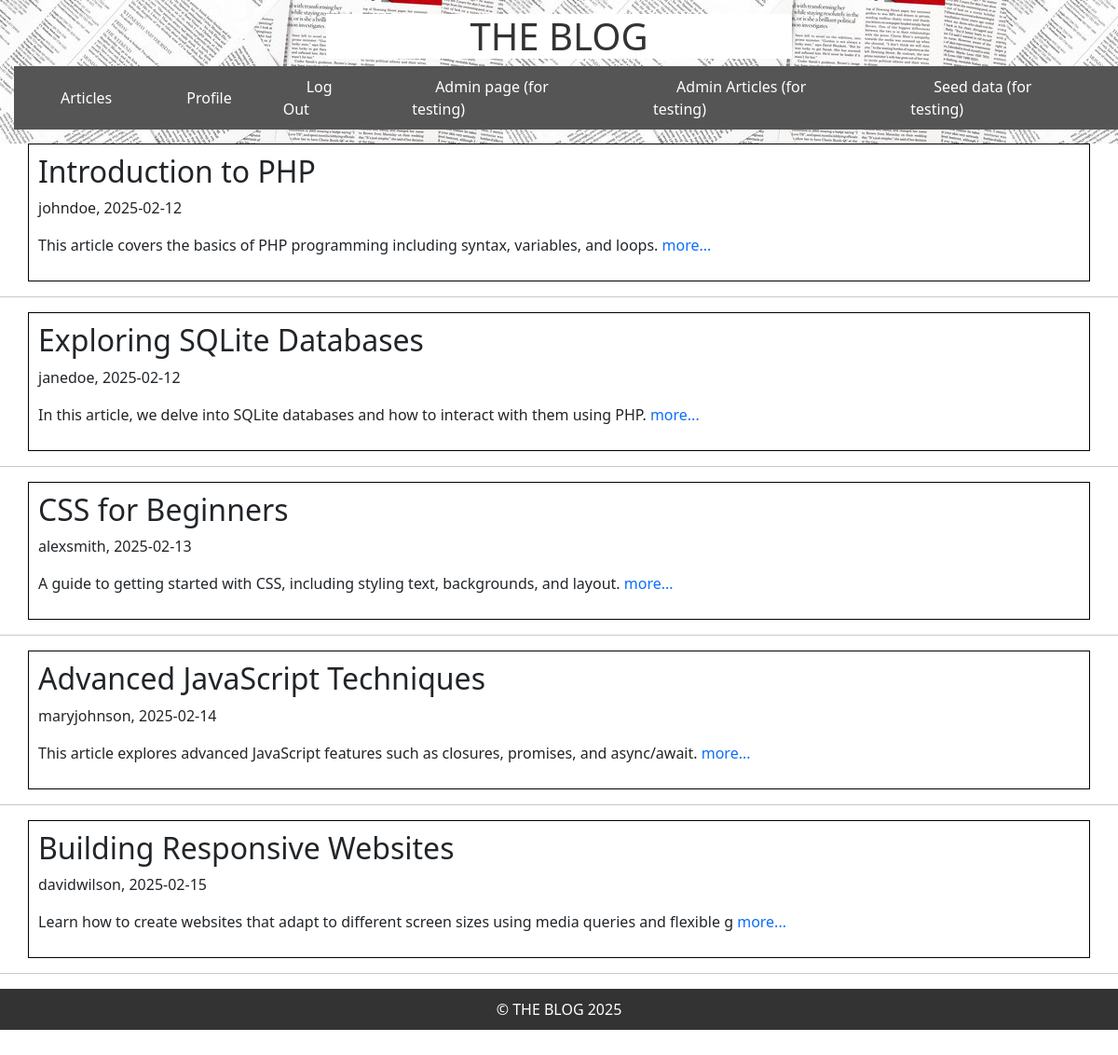
The app's page /admin/articles.php, older data.
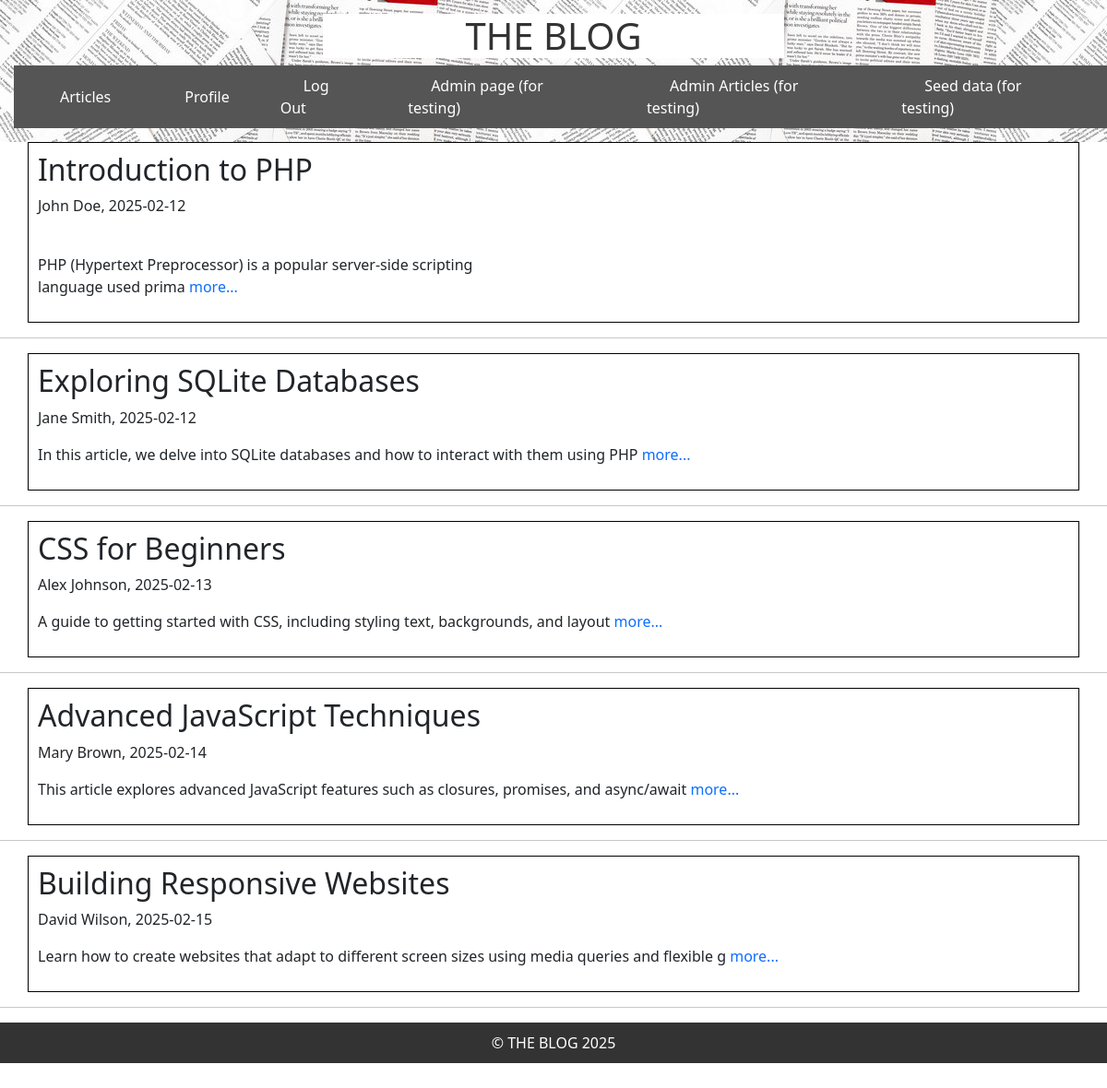
The same page, newer data.
### tables this page shows
CREATE TABLE Article
    (
        ArticleId Integer PRIMARY KEY,
        Title VARCHAR(255) NOT NULL,
        Body Text NOT NULL,
        CreateDate DATE NOT NULL,
        StartDate DATE NOT NULL,
        EndDate DATE NOT NULL,
        ContributorUsername VARCHAR(50) NOT NULL,
        FOREIGN KEY (ContributorUsername) REFERENCES Users(Username)
    );

### admin/articles.php (the view, shortened to what this page needs)
<?php
    include '../templates/header.php';
?>
<?php
$db = new SQLite3('../DB/BlogDB.db');
$query = "SELECT ArticleId, Title, substr(Body, 1, 100) as Excerpt, CreateDate, ContributorUsername FROM Article";
$res = $db->query($query);
if ($res) {
    while ($article = $res->fetchArray(SQLITE3_ASSOC)) {
        echo "<div class='container'>";
        echo "<h2>" . htmlspecialchars($article['Title']) . "</h2>";
        echo "<p>" . htmlspecialchars($article['ContributorUsername']) . ", " . htmlspecialchars($article['CreateDate']) . "</p>";
        echo "<p>" . nl2br(htmlspecialchars($article['Excerpt']));
        echo "<a href='show_article.php?ArticleId={$article['ArticleId']}'> more...</a></p>";
        echo "</div><hr>";
    }
} else {
    echo "<p>No articles found.</p>";
}
?>
<?php
    include '../templates/footer.php';
?>

### templates/header.php (shortened to what this page needs)
<head>
    <link rel="stylesheet" href="../styles/style.css">
    <link href="https://cdn.jsdelivr.net/npm/bootstrap@5.3.3/dist/css/bootstrap.min.css" rel="stylesheet">
</head>
<header>
    <div class="logo">
    <h1>THE BLOG</h1>
    </div>
    <nav>
        <ul class="nav-links">
            <li><a href="../index.php">Articles</a></li>
            <li><a href="../index.php">Profile</a></li>
            <li><a href="../index.php">Log Out</a></li>
            <li><a href="/admin/admin_page.php">Admin page (for testing)</a></li>
            <li><a href="/admin/articles.php">Admin Articles (for testing)</a></li>
            <li><a href="/DB/seed.php">Seed data (for testing)</a></li>
        </ul>
    </nav>
</header>

### templates/footer.php
<footer>
    &copy; THE BLOG 2025
</footer>

### styles/style.css (style rules this page uses)
header { background: white; background-image: url("../images/paper.jpg"); color: white; padding: 15px; width: 100vw; }
header h1 { background-color: white; color: #333; font-size: 40px; }
nav { background: #555; padding: 10px; width: 100vw; top: 0; left: 0; }
nav a { color: white; text-decoration: none; margin: 0 15px; width: 100vw; }
.nav-links { display: flex; justify-content: center; align-items: center; list-style: none; padding: 0; margin: 0; }
.nav-links li { margin: 0 15px; }
.nav-links a { color: white; text-decoration: none; font-size: 1em; padding: 10px; }
footer { background: #333; text-align: center; color: white; padding: 10px; width: 100%; bottom: 0; position: relative; }
.logo { width: 500px; margin: 0 auto; text-align: center; }

### admin/articles.php (style rules this page uses)
.container { display: flex; flex-direction: column; border: 1px solid #000; padding: 10px; }
a { text-decoration: none; }

Row changes from the older to the newer data that the page shows:
changed article "Introduction to PHP": ContributorUsername "johndoe" → "John Doe"; Excerpt "This article covers the basics of PHP programming including syntax, variables, and loops." → "PHP (Hypertext Preprocessor) is a popular server-side scripting language used prima"
changed article "Exploring SQLite Databases": ContributorUsername "janedoe" → "Jane Smith"; Excerpt "In this article, we delve into SQLite databases and how to interact with them using PHP." → "In this article, we delve into SQLite databases and how to interact with them using PHP"
changed article "CSS for Beginners": ContributorUsername "alexsmith" → "Alex Johnson"; Excerpt "A guide to getting started with CSS, including styling text, backgrounds, and layout." → "A guide to getting started with CSS, including styling text, backgrounds, and layout"
changed article "Advanced JavaScript Techniques": ContributorUsername "maryjohnson" → "Mary Brown"; Excerpt "This article explores advanced JavaScript features such as closures, promises, and async/await." → "This article explores advanced JavaScript features such as closures, promises, and async/await"
changed article "Building Responsive Websites": ContributorUsername "davidwilson" → "David Wilson"
